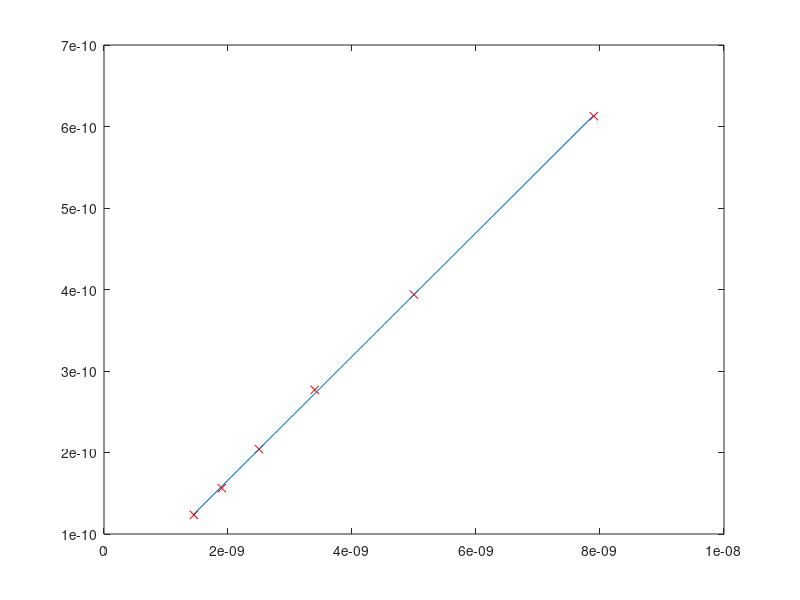

This chart was generated by the following MATLAB code:
%% Dimensionamento
%{
f0 = 40e3;
w0 = 2*pi*f0;
L = 2e-3;
Rs1 = 250;
Rs2 = 500;
fn = 10e3/f0 : 0.01 : 90e3/f0;

function y = Q0 (Rs, w0, L)
  y = w0 * L / Rs;
end

function y = In (fn, Rs, w0, L)
  y = 1./sqrt(1 + Q0(Rs, w0, L)^2 * (fn - 1./fn).^2);
end

figure;
plot(fn, In(fn, Rs1, w0, L));
title('Rs = 250 \Omega', 'interpreter', 'tex');
figure;
plot(fn, In(fn, Rs2, w0, L));
title('Rs = 500 \Omega', 'interpreter', 'tex');

C = 1/(w0^2 * L);

function y = Z(R, w, L, C)
	y = sqrt(R^2 + (w*L - 1/(w*C))^2);
endfunction

function y = alfaZ(R, w, L, C)
	y = atan2(w*L - 1/(w*C), R);
endfunction

function y = Ief(Rs, w, L, C)
	y = 1 / Z(Rs, w, L, C); % Ug = 1 V sempre
endfunction

function y = alfaI(Rs, w, L, C)
	y = - alfaZ(Rs, w, L, C);
endfunction

function y = Ucef(Rs, w, L, C)
	y = Ief(Rs, w, L, C) / (w*C);
endfunction

function y = alfaUc(Rs, w, L, C)
	y = alfaI(Rs, w, L, C) - (pi/2);
endfunction

function y = Ulef(Rs, w, L, C)
	y = Ief(Rs, w, L, C) * w*L;
endfunction

function y = alfaUl(Rs, w, L, C)
	y = alfaI(Rs, w, L, C) + (pi/2);
endfunction

function y = Uref(Rs, w, L, C)
	y = Ief(Rs, w, L, C) * Rs;
endfunction

function y = alfaUr(Rs, w, L, C)
	y = alfaI(Rs, w, L, C);
endfunction

for f = [f0 0.95*f0 1.05*f0]
	f
	w = 2*pi*f;
	printf("Ief = %f ∠ %f\n", Ief(Rs1, w, L, C), rad2deg(alfaI(Rs1, w, L, C)));
	printf("Ucef = %f ∠ %f\n", Ucef(Rs1, w, L, C), rad2deg(alfaUc(Rs1, w, L, C)));
	printf("Ulef = %f ∠ %f\n", Ulef(Rs1, w, L, C), rad2deg(alfaUl(Rs1, w, L, C)));
	printf("Uref = %f ∠ %f\n", Uref(Rs1, w, L, C), rad2deg(alfaUr(Rs1, w, L, C)));
	disp('');
endfor
%}
%% Experimental
% 5.1/6.1
disp('5.1');
f = [    40.4e3; 50.4e3; 60.1e3; 70e3;   80e3;   90e3; ];
Cexp = [ 7.9e-9; 5e-9;   3.4e-9; 2.5e-9; 1.9e-9; 1.45e-9; ];
x = Cexp;
y = 1./(f.^2);
figure;
plot(x, y, 'rx');
hold on;

% Number of sample points
n = length(x);
% https://en.wikipedia.org/wiki/Ordinary_least_squares#Simple_regression_model
%m = (n*sum(x.*y) - (sum(x)*sum(y)))/(n*sum(x.^2) - sum(x)^2)
%b = (1/n)*sum(y) - m*(1/n)*sum(x)

% Add a column of all ones (intercept term) to x
X = [ones(n, 1) x];
% Calculate the normal equation of OLS https://en.wikipedia.org/wiki/Ordinary_least_squares
% http://www.lauradhamilton.com/tutorial-linear-regression-with-octave
%R = (pinv(X'*X))*X'*y
% https://octave.org/doc/v4.2.2/Linear-Least-Squares.html
R = ols(y, X);
plot(x, X*R);
m = R(2)
b = R(1)
L = m/(4*pi^2)
Cd = b/(4*pi^2*L)

% 5.2 a) / 6.2
%{
disp('5.2 a)');
%}
% 5.2 b) / 6.3
